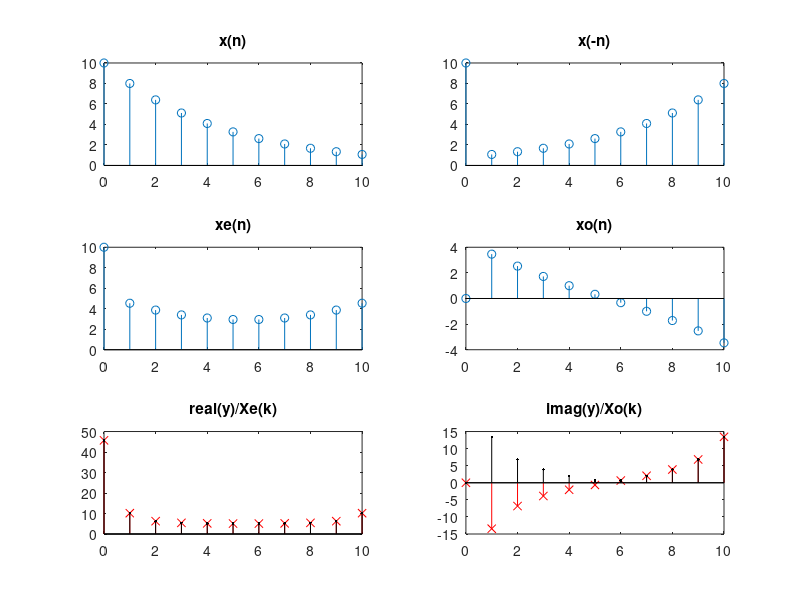
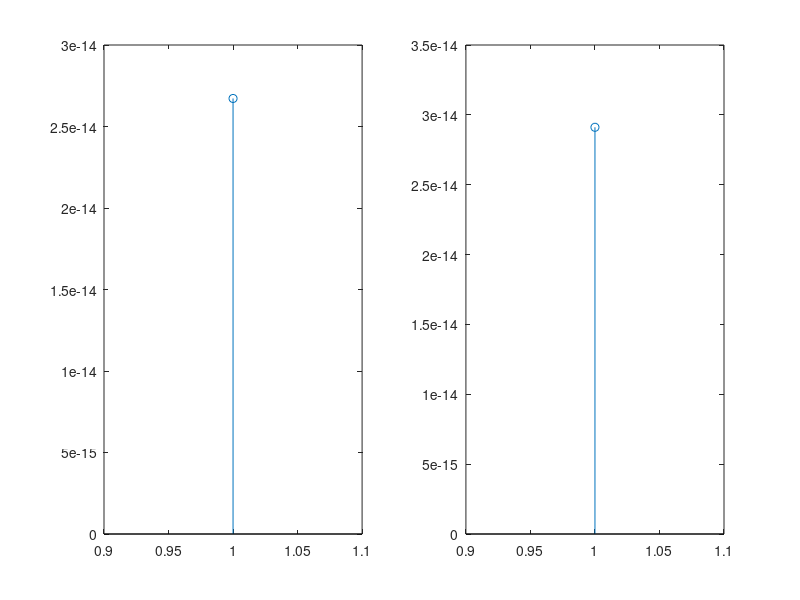

Recreate these plots in MATLAB, in order.
n=0:10; 
x=10*0.8.^n; 
N=length(n); 
k=n; 
xr=x(mod(-n,N)+1); 
xe=0.5*(x+xr); 
xo=0.5*(x-xr); 
ye=xe*exp(-j*2*pi/N).^(n'*k); 
yo=xo*exp(-j*2*pi/N).^(n'*k); 
y=x*exp(-j*2*pi/N).^(n'*k); 
errore=max(abs(real(y)-ye)); 
erroro=max(abs(j*imag(y)-yo)); 
subplot(321),stem(n,x);title('x(n)'); 
subplot(322),stem(n,xr);title('x(-n)'); 
subplot(323),stem(n,xe);title('xe(n)'); 
subplot(324),stem(n,xo);title('xo(n)'); 
subplot(325),stem(k,real(y),'xr'); 
hold 
subplot(325),stem(k,ye,'.k');title('real(y)/Xe(k)'); 
subplot(326),stem(k,imag(y),'xr'); 
hold 
subplot(326),stem(k,abs(yo),'.k');title('imag(y)/Xo(k)'); 
figure; 
subplot(121),stem(errore); 
subplot(122),stem(erroro);